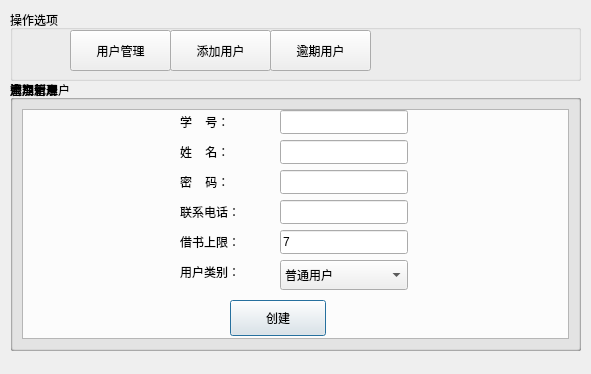
<?xml version="1.0" encoding="UTF-8"?>
<ui version="4.0">
 <class>userManagement_Dialog</class>
 <widget class="QDialog" name="userManagement_Dialog">
  <property name="geometry">
   <rect>
    <x>0</x>
    <y>0</y>
    <width>591</width>
    <height>374</height>
   </rect>
  </property>
  <property name="windowTitle">
   <string>用户管理</string>
  </property>
  <widget class="QGroupBox" name="group_newuser">
   <property name="enabled">
    <bool>true</bool>
   </property>
   <property name="geometry">
    <rect>
     <x>10</x>
     <y>80</y>
     <width>571</width>
     <height>271</height>
    </rect>
   </property>
   <property name="title">
    <string>添加新用户</string>
   </property>
   <widget class="QPushButton" name="newuser_add_Button">
    <property name="geometry">
     <rect>
      <x>220</x>
      <y>220</y>
      <width>96</width>
      <height>36</height>
     </rect>
    </property>
    <property name="text">
     <string>创建</string>
    </property>
   </widget>
   <widget class="QLineEdit" name="newuser_stuid">
    <property name="geometry">
     <rect>
      <x>270</x>
      <y>30</y>
      <width>128</width>
      <height>24</height>
     </rect>
    </property>
   </widget>
   <widget class="QLabel" name="label">
    <property name="geometry">
     <rect>
      <x>170</x>
      <y>30</y>
      <width>64</width>
      <height>24</height>
     </rect>
    </property>
    <property name="text">
     <string>学    号：</string>
    </property>
   </widget>
   <widget class="QLineEdit" name="newuser_password">
    <property name="geometry">
     <rect>
      <x>270</x>
      <y>90</y>
      <width>128</width>
      <height>24</height>
     </rect>
    </property>
    <property name="text">
     <string/>
    </property>
    <property name="echoMode">
     <enum>QLineEdit::Password</enum>
    </property>
   </widget>
   <widget class="QLabel" name="label_2">
    <property name="geometry">
     <rect>
      <x>170</x>
      <y>90</y>
      <width>64</width>
      <height>24</height>
     </rect>
    </property>
    <property name="text">
     <string>密    码：</string>
    </property>
   </widget>
   <widget class="QLineEdit" name="newuser_num_limit">
    <property name="geometry">
     <rect>
      <x>270</x>
      <y>150</y>
      <width>128</width>
      <height>24</height>
     </rect>
    </property>
    <property name="text">
     <string>7</string>
    </property>
   </widget>
   <widget class="QLabel" name="label_4">
    <property name="geometry">
     <rect>
      <x>170</x>
      <y>150</y>
      <width>64</width>
      <height>24</height>
     </rect>
    </property>
    <property name="text">
     <string>借书上限：</string>
    </property>
   </widget>
   <widget class="QLabel" name="label_5">
    <property name="geometry">
     <rect>
      <x>170</x>
      <y>60</y>
      <width>64</width>
      <height>24</height>
     </rect>
    </property>
    <property name="text">
     <string>姓    名：</string>
    </property>
   </widget>
   <widget class="QLineEdit" name="newuser_name">
    <property name="geometry">
     <rect>
      <x>270</x>
      <y>60</y>
      <width>128</width>
      <height>24</height>
     </rect>
    </property>
    <property name="text">
     <string/>
    </property>
    <property name="echoMode">
     <enum>QLineEdit::Normal</enum>
    </property>
   </widget>
   <widget class="QComboBox" name="newuser_isadmin">
    <property name="geometry">
     <rect>
      <x>270</x>
      <y>180</y>
      <width>128</width>
      <height>30</height>
     </rect>
    </property>
    <property name="currentText">
     <string>普通用户</string>
    </property>
    <item>
     <property name="text">
      <string>普通用户</string>
     </property>
    </item>
    <item>
     <property name="text">
      <string>管理员</string>
     </property>
    </item>
   </widget>
   <widget class="QLabel" name="label_11">
    <property name="geometry">
     <rect>
      <x>170</x>
      <y>120</y>
      <width>64</width>
      <height>24</height>
     </rect>
    </property>
    <property name="text">
     <string>联系电话：</string>
    </property>
   </widget>
   <widget class="QLineEdit" name="newuser_telnum">
    <property name="geometry">
     <rect>
      <x>270</x>
      <y>120</y>
      <width>128</width>
      <height>24</height>
     </rect>
    </property>
   </widget>
   <widget class="QLabel" name="label_12">
    <property name="geometry">
     <rect>
      <x>170</x>
      <y>180</y>
      <width>64</width>
      <height>24</height>
     </rect>
    </property>
    <property name="text">
     <string>用户类别：</string>
    </property>
   </widget>
  </widget>
  <widget class="QGroupBox" name="group_user">
   <property name="enabled">
    <bool>true</bool>
   </property>
   <property name="geometry">
    <rect>
     <x>10</x>
     <y>80</y>
     <width>571</width>
     <height>271</height>
    </rect>
   </property>
   <property name="title">
    <string>用户管理</string>
   </property>
   <layout class="QGridLayout" name="gridLayout">
    <item row="0" column="0">
     <widget class="QTreeView" name="userview">
      <property name="enabled">
       <bool>true</bool>
      </property>
      <property name="font">
       <font>
        <pointsize>13</pointsize>
       </font>
      </property>
      <property name="contextMenuPolicy">
       <enum>Qt::NoContextMenu</enum>
      </property>
      <property name="editTriggers">
       <set>QAbstractItemView::NoEditTriggers</set>
      </property>
      <property name="alternatingRowColors">
       <bool>true</bool>
      </property>
      <property name="rootIsDecorated">
       <bool>false</bool>
      </property>
      <property name="headerHidden">
       <bool>true</bool>
      </property>
     </widget>
    </item>
   </layout>
  </widget>
  <widget class="QGroupBox" name="group_manageuser">
   <property name="enabled">
    <bool>true</bool>
   </property>
   <property name="geometry">
    <rect>
     <x>10</x>
     <y>80</y>
     <width>571</width>
     <height>271</height>
    </rect>
   </property>
   <property name="title">
    <string>管理用户</string>
   </property>
   <widget class="QPushButton" name="manageuser_modify_Button">
    <property name="geometry">
     <rect>
      <x>390</x>
      <y>110</y>
      <width>111</width>
      <height>41</height>
     </rect>
    </property>
    <property name="text">
     <string>修改</string>
    </property>
   </widget>
   <widget class="QLineEdit" name="manage_stuid">
    <property name="enabled">
     <bool>false</bool>
    </property>
    <property name="geometry">
     <rect>
      <x>200</x>
      <y>40</y>
      <width>131</width>
      <height>31</height>
     </rect>
    </property>
   </widget>
   <widget class="QLabel" name="label_6">
    <property name="geometry">
     <rect>
      <x>100</x>
      <y>50</y>
      <width>41</width>
      <height>16</height>
     </rect>
    </property>
    <property name="text">
     <string>学号：</string>
    </property>
   </widget>
   <widget class="QLineEdit" name="manage_password">
    <property name="geometry">
     <rect>
      <x>200</x>
      <y>120</y>
      <width>131</width>
      <height>31</height>
     </rect>
    </property>
    <property name="text">
     <string/>
    </property>
    <property name="echoMode">
     <enum>QLineEdit::Password</enum>
    </property>
   </widget>
   <widget class="QLabel" name="label_7">
    <property name="geometry">
     <rect>
      <x>100</x>
      <y>130</y>
      <width>41</width>
      <height>16</height>
     </rect>
    </property>
    <property name="text">
     <string>密码：</string>
    </property>
   </widget>
   <widget class="QLabel" name="label_8">
    <property name="geometry">
     <rect>
      <x>100</x>
      <y>170</y>
      <width>41</width>
      <height>16</height>
     </rect>
    </property>
    <property name="text">
     <string>部门：</string>
    </property>
   </widget>
   <widget class="QLineEdit" name="manage_department">
    <property name="geometry">
     <rect>
      <x>200</x>
      <y>160</y>
      <width>131</width>
      <height>31</height>
     </rect>
    </property>
    <property name="text">
     <string/>
    </property>
   </widget>
   <widget class="QLineEdit" name="manage_num_limit">
    <property name="geometry">
     <rect>
      <x>200</x>
      <y>200</y>
      <width>131</width>
      <height>31</height>
     </rect>
    </property>
    <property name="text">
     <string>10</string>
    </property>
   </widget>
   <widget class="QLabel" name="label_9">
    <property name="geometry">
     <rect>
      <x>100</x>
      <y>210</y>
      <width>61</width>
      <height>16</height>
     </rect>
    </property>
    <property name="text">
     <string>借书上限：</string>
    </property>
   </widget>
   <widget class="QLabel" name="label_10">
    <property name="geometry">
     <rect>
      <x>100</x>
      <y>90</y>
      <width>41</width>
      <height>16</height>
     </rect>
    </property>
    <property name="text">
     <string>姓名：</string>
    </property>
   </widget>
   <widget class="QLineEdit" name="manage_name">
    <property name="geometry">
     <rect>
      <x>200</x>
      <y>80</y>
      <width>131</width>
      <height>31</height>
     </rect>
    </property>
    <property name="text">
     <string/>
    </property>
    <property name="echoMode">
     <enum>QLineEdit::Normal</enum>
    </property>
   </widget>
   <widget class="QComboBox" name="manage_isadmin">
    <property name="geometry">
     <rect>
      <x>390</x>
      <y>40</y>
      <width>111</width>
      <height>31</height>
     </rect>
    </property>
    <item>
     <property name="text">
      <string>普通用户</string>
     </property>
    </item>
    <item>
     <property name="text">
      <string>管理员</string>
     </property>
    </item>
   </widget>
   <widget class="QPushButton" name="manageuser_delete_Button">
    <property name="geometry">
     <rect>
      <x>390</x>
      <y>150</y>
      <width>111</width>
      <height>41</height>
     </rect>
    </property>
    <property name="text">
     <string>删除</string>
    </property>
   </widget>
  </widget>
  <widget class="QGroupBox" name="group_nav">
   <property name="geometry">
    <rect>
     <x>10</x>
     <y>10</y>
     <width>571</width>
     <height>71</height>
    </rect>
   </property>
   <property name="title">
    <string>操作选项</string>
   </property>
   <widget class="QPushButton" name="guide_newuser_Button">
    <property name="geometry">
     <rect>
      <x>160</x>
      <y>20</y>
      <width>101</width>
      <height>41</height>
     </rect>
    </property>
    <property name="text">
     <string>添加用户</string>
    </property>
   </widget>
   <widget class="QPushButton" name="guide_user_Button">
    <property name="geometry">
     <rect>
      <x>60</x>
      <y>20</y>
      <width>101</width>
      <height>41</height>
     </rect>
    </property>
    <property name="text">
     <string>用户管理</string>
    </property>
   </widget>
   <widget class="QPushButton" name="guide_overuser_Button">
    <property name="geometry">
     <rect>
      <x>260</x>
      <y>20</y>
      <width>101</width>
      <height>41</height>
     </rect>
    </property>
    <property name="text">
     <string>逾期用户</string>
    </property>
   </widget>
  </widget>
  <widget class="QGroupBox" name="group_overuser">
   <property name="enabled">
    <bool>true</bool>
   </property>
   <property name="geometry">
    <rect>
     <x>10</x>
     <y>80</y>
     <width>571</width>
     <height>271</height>
    </rect>
   </property>
   <property name="title">
    <string>逾期记录</string>
   </property>
   <layout class="QGridLayout" name="gridLayout_2">
    <item row="0" column="0">
     <widget class="QTreeView" name="overuserview">
      <property name="enabled">
       <bool>true</bool>
      </property>
      <property name="font">
       <font>
        <pointsize>13</pointsize>
       </font>
      </property>
      <property name="contextMenuPolicy">
       <enum>Qt::NoContextMenu</enum>
      </property>
      <property name="editTriggers">
       <set>QAbstractItemView::NoEditTriggers</set>
      </property>
      <property name="alternatingRowColors">
       <bool>true</bool>
      </property>
      <property name="rootIsDecorated">
       <bool>false</bool>
      </property>
      <property name="headerHidden">
       <bool>true</bool>
      </property>
     </widget>
    </item>
   </layout>
  </widget>
  <zorder>group_user</zorder>
  <zorder>group_manageuser</zorder>
  <zorder>group_nav</zorder>
  <zorder>group_overuser</zorder>
  <zorder>group_newuser</zorder>
 </widget>
 <tabstops>
  <tabstop>newuser_stuid</tabstop>
  <tabstop>newuser_name</tabstop>
  <tabstop>newuser_password</tabstop>
  <tabstop>newuser_telnum</tabstop>
  <tabstop>newuser_num_limit</tabstop>
  <tabstop>newuser_isadmin</tabstop>
  <tabstop>newuser_add_Button</tabstop>
  <tabstop>userview</tabstop>
  <tabstop>manageuser_modify_Button</tabstop>
  <tabstop>manage_stuid</tabstop>
  <tabstop>manage_password</tabstop>
  <tabstop>manage_department</tabstop>
  <tabstop>manage_num_limit</tabstop>
  <tabstop>manage_name</tabstop>
  <tabstop>manage_isadmin</tabstop>
  <tabstop>manageuser_delete_Button</tabstop>
  <tabstop>guide_newuser_Button</tabstop>
  <tabstop>guide_user_Button</tabstop>
  <tabstop>guide_overuser_Button</tabstop>
  <tabstop>overuserview</tabstop>
 </tabstops>
 <resources/>
 <connections/>
</ui>
